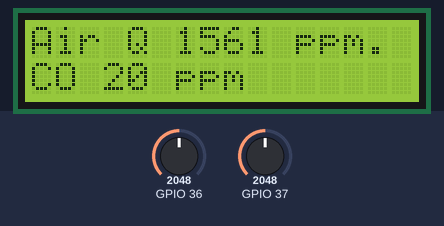
This sketch was run on a simulated ESP32. Shown: 16×2 character LCD. The test bench sets the inputs (shaded band); at power-on: GPIO 36 = 2048, GPIO 37 = 2048. What the sketch prints to the serial monitor is not drawn.

Above: at 2.2 s.
2.3 s: GPIO 36 set to 1361
At 4.3 s:
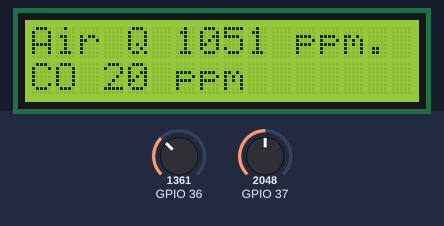
4.6 s: GPIO 36 set to 1218
At 5.7 s:
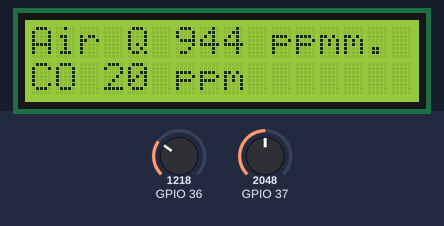
6.7 s: GPIO 37 set to 1069
At 8.0 s:
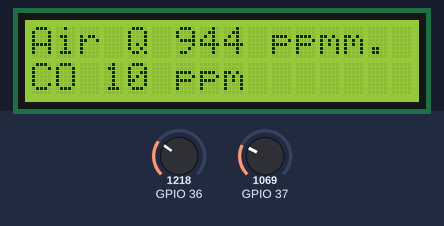
8.8 s: GPIO 37 set to 948
At 10.4 s:
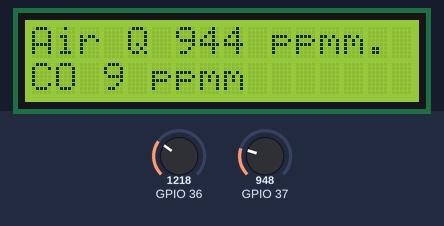
10.9 s: GPIO 36 set to 2047
At 12.6 s:
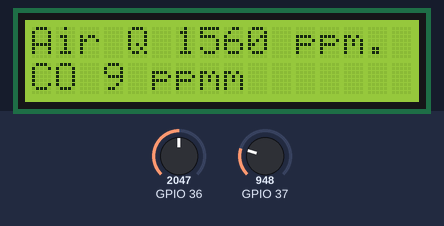
13.0 s: GPIO 36 set to 0
At 14.9 s:
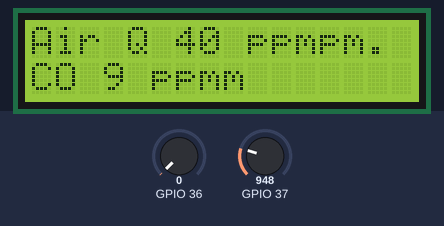
Timing chart, 0 to 16.1 s (numbered marks = the images above; inputs shaded):
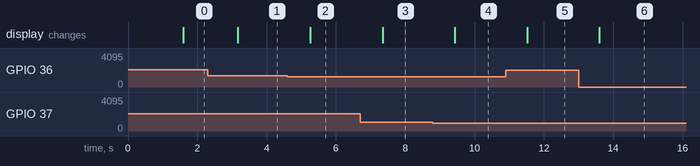

Measured:
- the behaviour switches between 1293 and 1292 on GPIO 36 (found by bisection; images 1 and 2)
- the behaviour switches between 1023 and 1022 on GPIO 37 (found by bisection; images 3 and 4)
- after the input at 2.3 s, the display: changes after 0.87 s (image 1)
- after the input at 4.6 s, the display: changes after 0.66 s (image 2)
- after the input at 6.7 s, the display: changes after 0.64 s (image 3)
- after the input at 8.8 s, the display: changes after 0.63 s (image 4)
- after the input at 10.9 s, the display: changes after 0.62 s (image 5)
- after the input at 13.0 s, the display: changes after 0.60 s (image 6)

The sketch:

Arduino_code.ino
```cpp
#include <Wire.h>
#include "DFRobot_RGBLCD1602.h"

DFRobot_RGBLCD1602 lcd(0x60, 16, 2); // set the LCD address to 0x27 for a 16 chars and 2 line display

void setup() {
  Serial.begin(9600);
  lcd.init();
  lcd.setCursor(3, 0);
  lcd.print("Starting....");
  Serial.println("Starting....");
  delay(1000);
}

void loop() {
  int smoke = analogRead(A0);
  smoke = map(smoke, 0, 1023, 40, 800.0);
  int co = analogRead(A1);
  co = map(co, 0, 1023, 0.1, 10.0);

  Serial.print(smoke);
  Serial.print(" ");
  Serial.println(co);
  delay(500);

  lcd.setCursor(0, 0);
  lcd.print("Air Q ");
  lcd.print(smoke);
  lcd.print(" ppm");

  lcd.setCursor(0, 1);
  lcd.print("CO ");
  lcd.print(co);
  lcd.print(" ppm");
}
```
